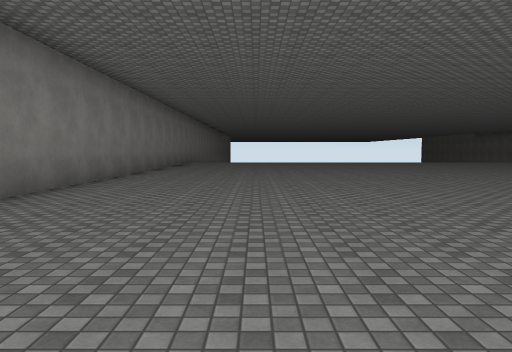
View 1 (above)

24 first-person views from a walk through a 3-D level made in the Unity game engine. The camera is 1.5 m above the floor, tilts 4° down and sees 70° across. The floor is counted in squares, 2.4 m on a side. Each view is taken from the middle of a square. On the plan, view 1 faces up. The plan holds only what a view shows up to about 10 squares ahead; the rest is blank. The place goes on beyond the plan. The player character is not drawn. Surface patterns are stand-ins for the level's own textures.

View 2
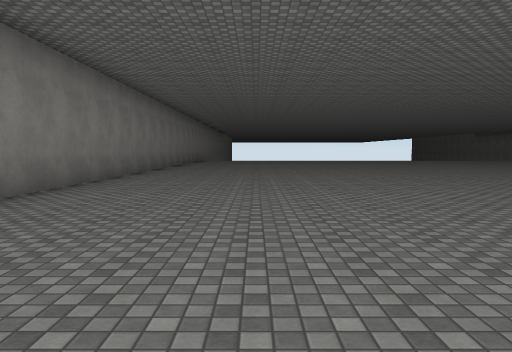

View 3
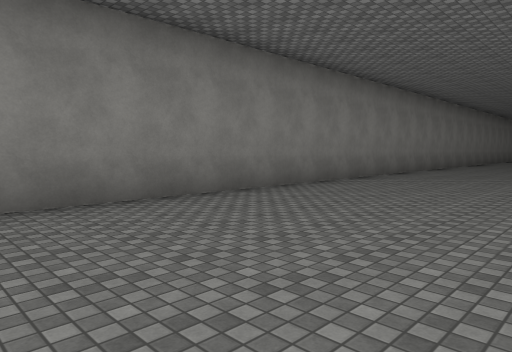

View 4
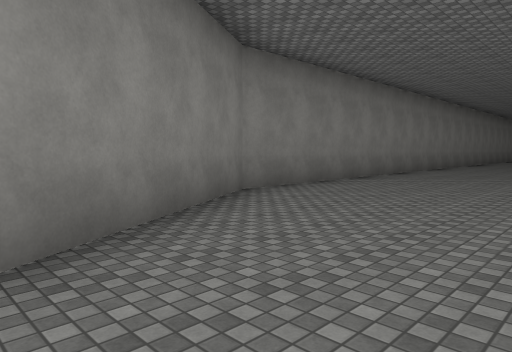

View 5
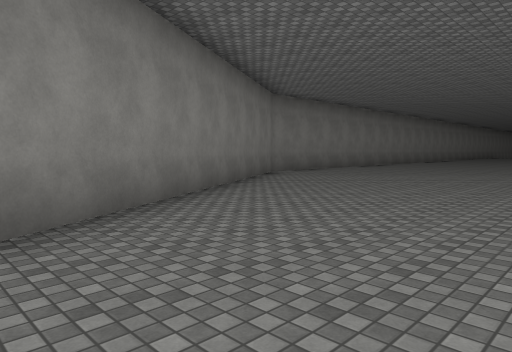

View 6
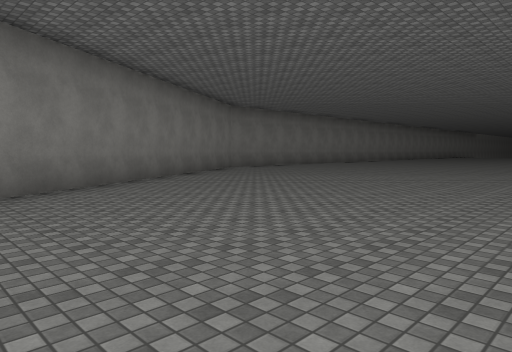

View 7
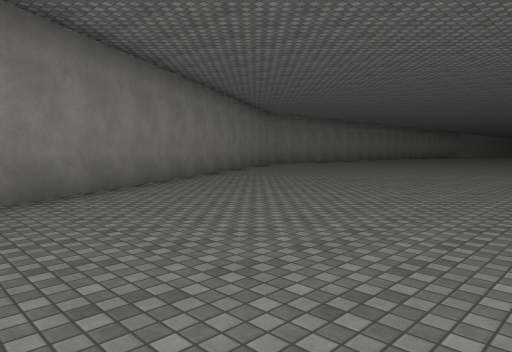

View 8
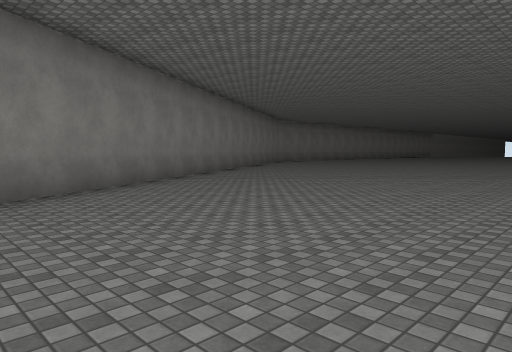

View 9
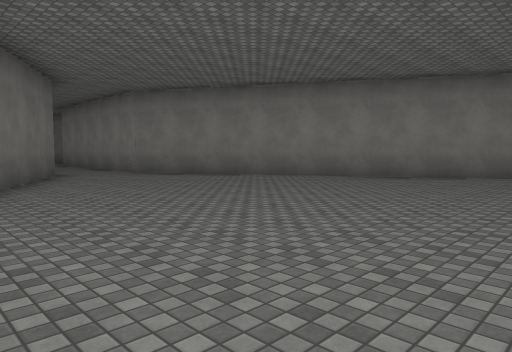

View 10
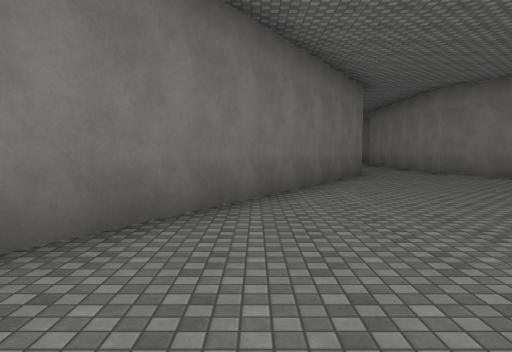

View 11
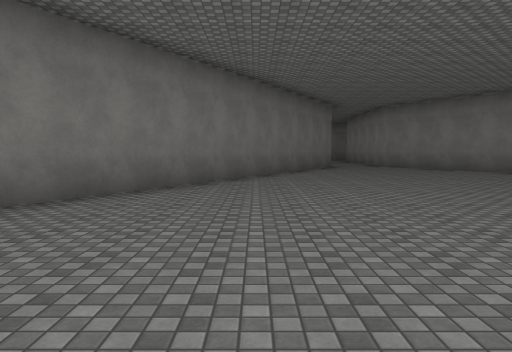

View 12
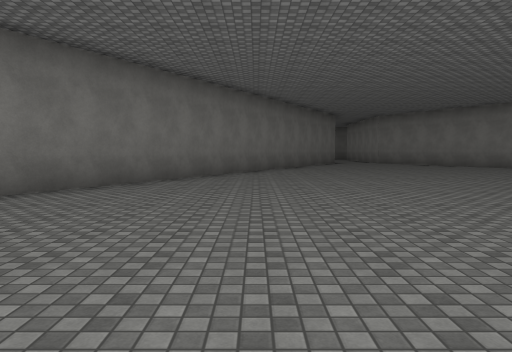

View 13
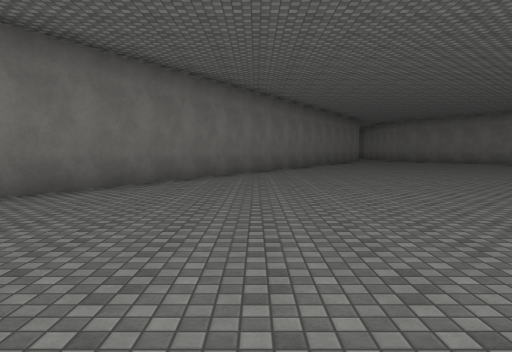

View 14
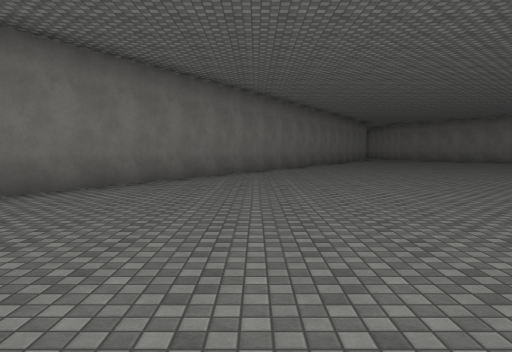

View 15
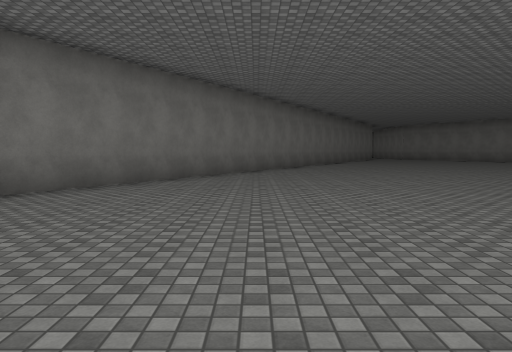

View 16
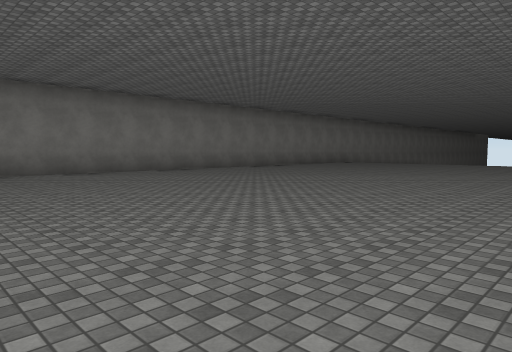

View 17
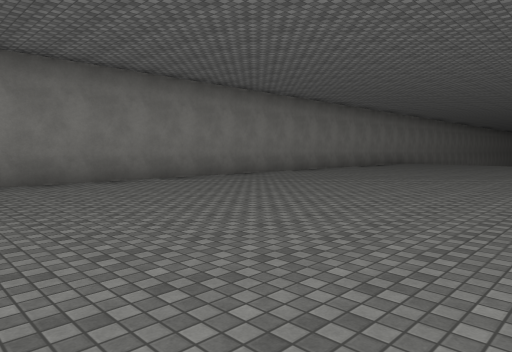

View 18
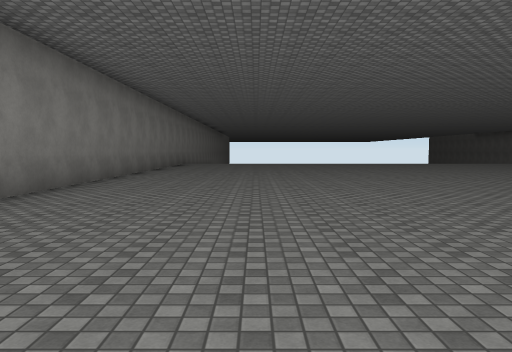

View 19
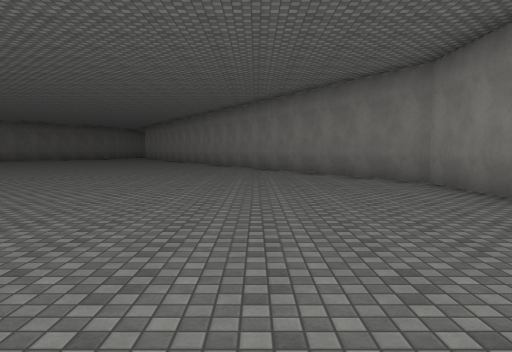

View 20
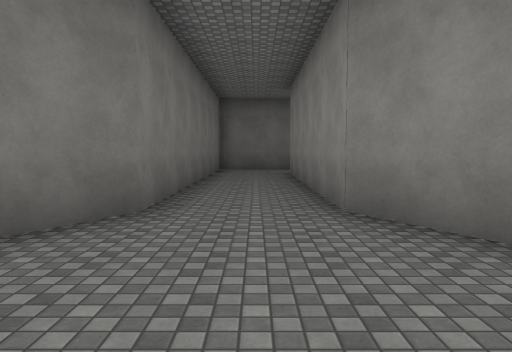

View 21
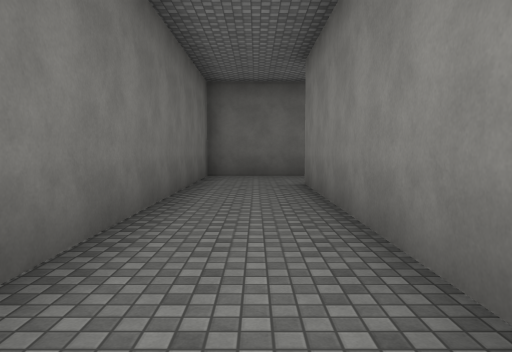

View 22
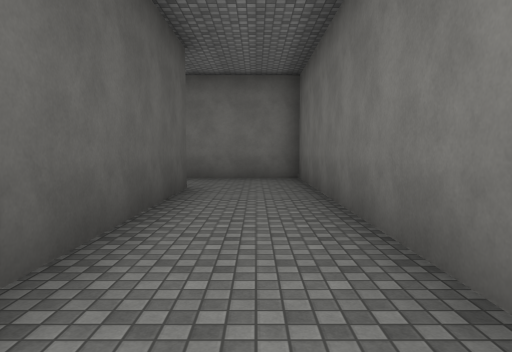

View 23
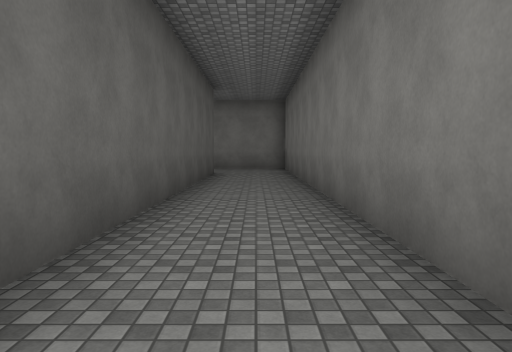

View 24
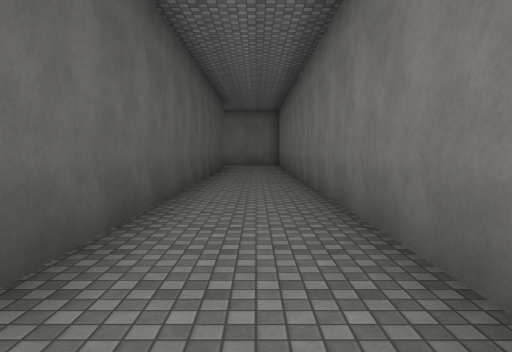

### Floor plan
Points are (right, up) in squares from view 1. A wall is a line through its corners. A room is listed if a view was taken in it or the views show most of it. See-through windows are left out.
Room 1 (views 1, 2, 3, 4, 5, 6, 7, 8, 9, 10, 11, 12, 13, 14, 15, 16, 17, 18, 19, 20, 21, 22, 23, 24)
walls: (-3.3, 12.1) (-3.3, -7) (8.1, -26.7) (8.1, -32.8) (-3.4, -32.8); (-3.8, -35) (10.2, -35) (10.2, -26.7) (21.5, -7.1)

Positions as (right, up) in squares from view 1, and headings:
1: (0, 0), facing up
2: (0, -3), facing up
3: (1, -5), facing up-left
4: (1, -11), facing up-left
5: (4, -15), facing up-left
6: (7, -16), facing up-left
7: (8, -19), facing up-left
8: (10, -22), facing up-left
9: (13, -17), facing down-left
10: (13, -17), facing down
11: (13, -13), facing down
12: (14, -9), facing down
13: (16, -6), facing down
14: (17, -4), facing down
15: (18, -2), facing down
16: (7, 2), facing up-left
17: (4, 2), facing up-left
18: (0, 2), facing up
19: (0, 0), facing down
20: (9, -23), facing down
21: (9, -26), facing down
22: (2, -34), facing right
23: (-2, -34), facing right
24: (-5, -34), facing right
